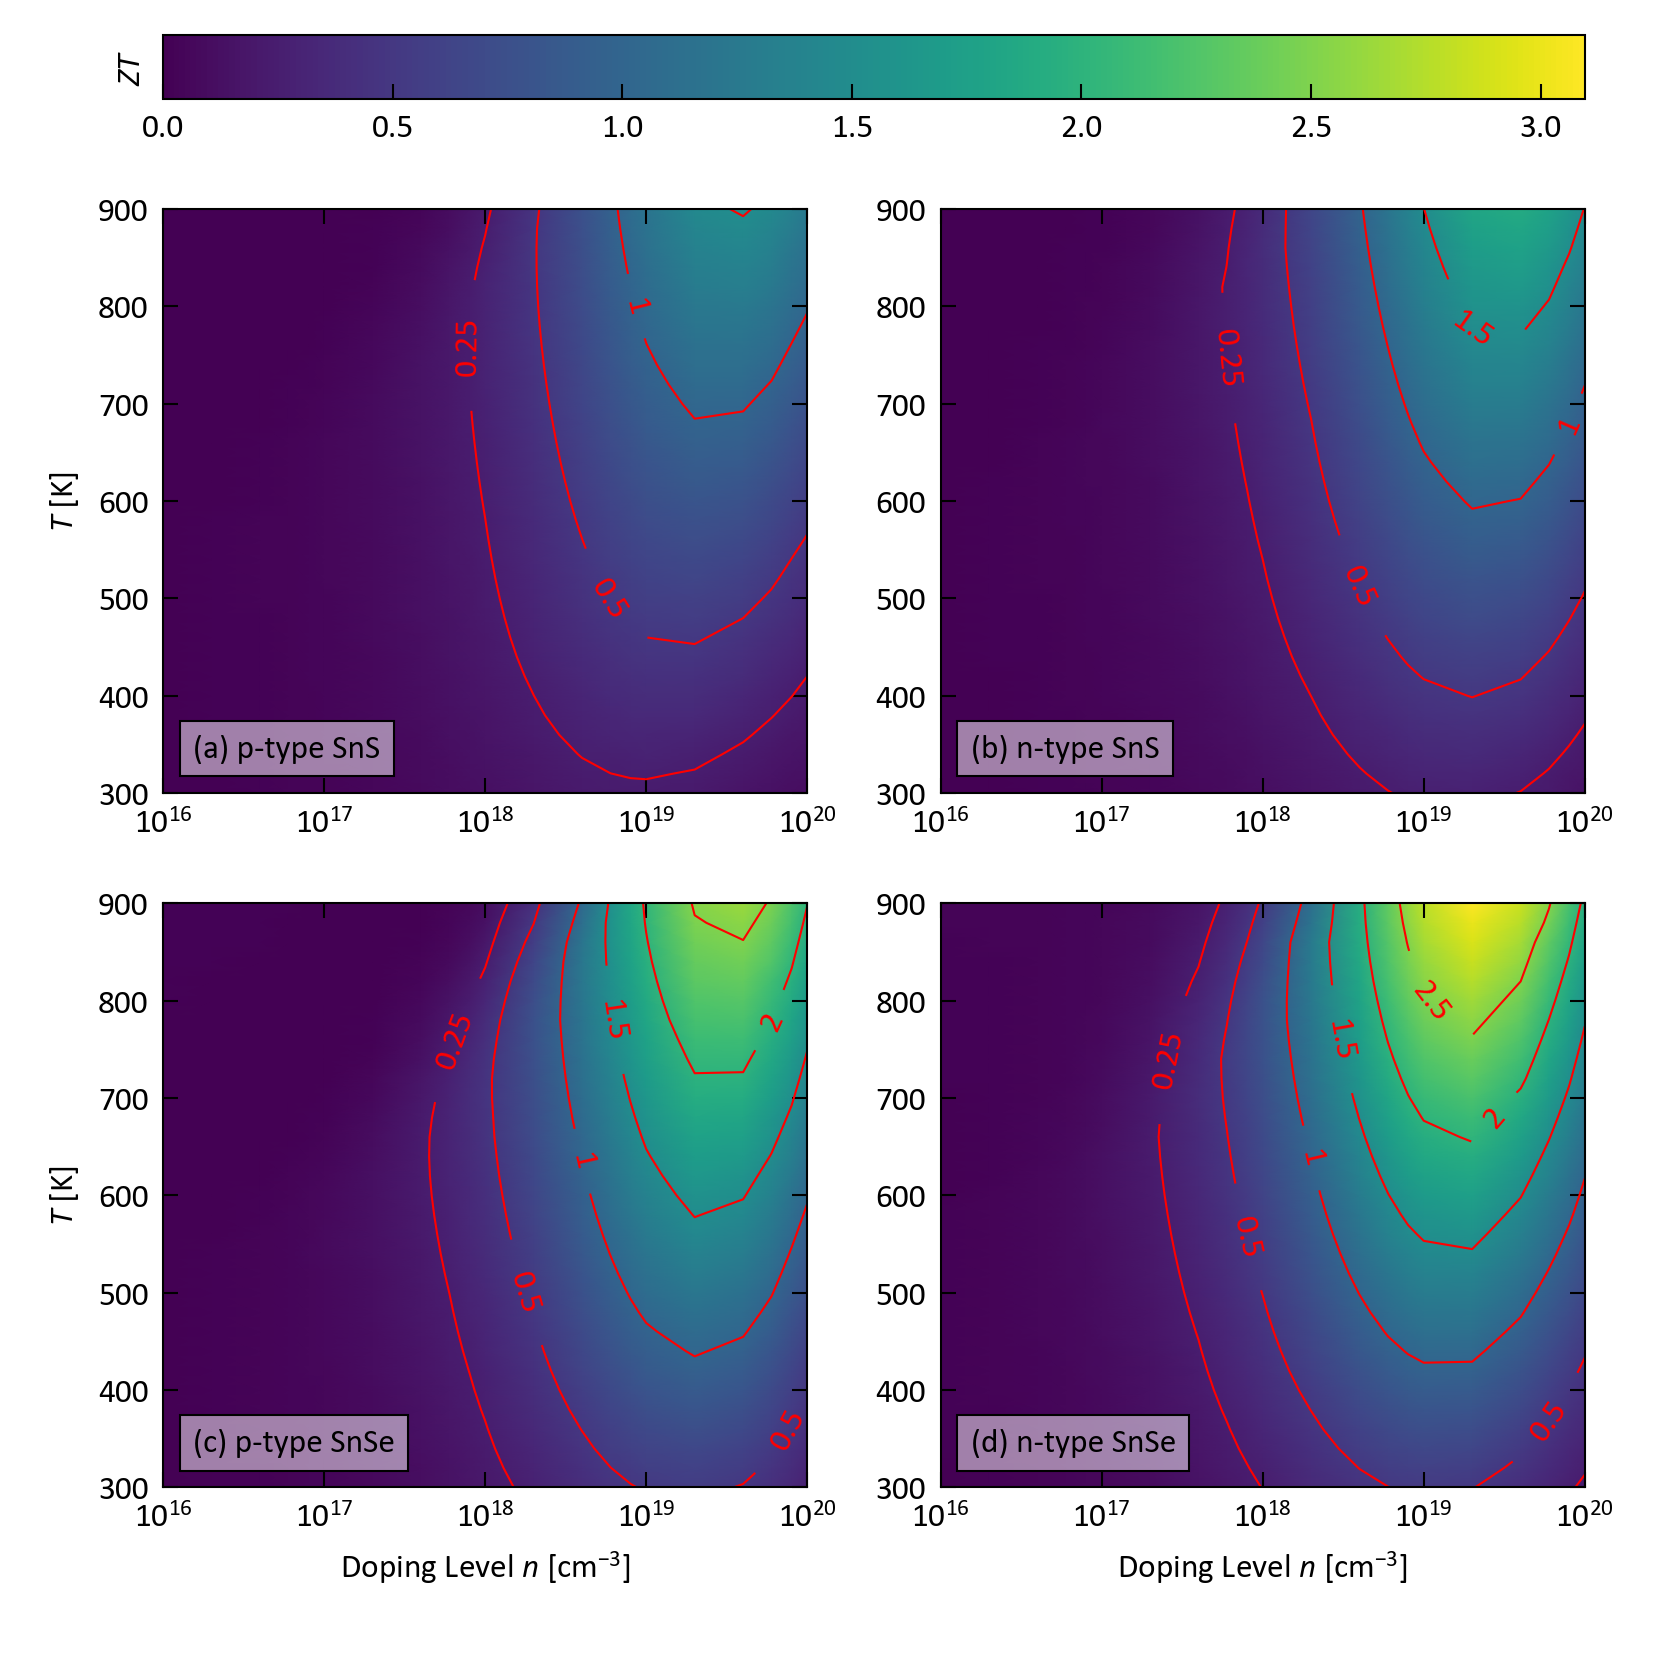

Write Python code to recreate this figure.
# zt_plot.py


"""
In this example, we prepare a plot to compare the ZT of p- and n-type Pnma SnS
and SnSe as a function of doping level and temperature.

The calculation combines data from multiple papers:

    Approximate models for the lattice thermal conductivity of alloy
        thermoelectrics
    J. M. Skelton
    J. Mater. Chem. C 9 (35), 11772 (2021), DOI: 10.1039/D1TC02026A

    Thermoelectric Properties of Pnma and Rocksalt SnS and SnSe
    J. M. Flitcroft, I. Pallikara and J. M. Skelton
    Solids 3 (1), 155-176 (2022), DOI: 10.3390/solids3010011
    
    Thermoelectric properties of Pnma and R3m GeS and GeSe
    M. Zhang, J. Flictroft, S. Guillemot and J. Skelton
    J. Mater. Chem. C 11, 14833 (2023, DOI: 10.1039/D3TC02938G
"""


import numpy as np
import matplotlib.pyplot as plt

from matplotlib.cm import ScalarMappable
from matplotlib.colors import Normalize
from matplotlib.gridspec import GridSpec
from matplotlib.offsetbox import AnchoredText
from matplotlib.ticker import FuncFormatter

import sys ; sys.path.append(r"/mnt/d/Repositories/ZT-Calc-Workflow")

from zt_calc_workflow.csv import (
    read_phono3py_kappa_csv, read_amset_csv, zt_dataset_from_data)
from zt_calc_workflow.plotting import setup_matplotlib
from zt_calc_workflow.utility import amset_or_zt_to_2d


if __name__ == "__main__":
    # Read input data.

    input_files = {'SnS': (r"SnS-Pnma-AMSET-p.csv", r"SnS-Pnma-AMSET-n.csv",
                          r"SnS-kappa-m16816.Prim.csv"),
                   'SnSe': (r"SnSe-Pnma-AMSET-p.csv", r"SnSe-Pnma-AMSET-n.csv",
                            r"SnSe-kappa-m16816.Prim.csv")}
    
    zt_data = {}
    
    for k, (amset_p, amset_n, kappa) in input_files.items():
        kappa_data = read_phono3py_kappa_csv(kappa)
        
        # The Phono3py calculations were performed on structures with the axes
        # oriented differently to those in the AMSET calculations. We deal with
        # this by dropping the off-diagonal elements and relabelling the
        # diagonal elements in kappa_data.
        
        kappa_data.drop(columns=['kappa_yz', 'kappa_xz', 'kappa_xy'],
                        inplace=True)
        
        kappa_data.columns = ['t', 'kappa_yy', 'kappa_zz', 'kappa_xx',
                              'kappa_ave']
        
        amset_data_p = read_amset_csv(amset_p)
        amset_data_n = read_amset_csv(amset_n)
        
        # Combine AMSET and Phono3py data into ZT datasets, then convert to
        # 2D data.
        
        zt_data[k] = (amset_or_zt_to_2d(
                          zt_dataset_from_data(amset_data_p, kappa_data)),
                      amset_or_zt_to_2d(
                          zt_dataset_from_data(amset_data_n, kappa_data)))

    # Setup Matplotlib.

    setup_matplotlib()
    
    # Plot parameters.

    t_min, t_max = 300., 900.

    zt_contour_levels = [0.25, 0.5, 1.0, 1.5, 2.0, 2.5]
    
    subplot_labels = ["p-type SnS", "n-type SnS", "p-type SnSe", "n-type SnSe"]

    # Custom formatters for labels.

    def contour_fmt(v):
        if v % 1.0 == 0:
            return "{0:.0f}".format(v)

        if v % 0.5 == 0:
            return "{0:.1f}".format(v)

        return "{0:.2f}".format(v)

    def log_fmt(v, pos):
        return "$10^{{{0:.0f}}}$".format(v)
    
    log_formatter = FuncFormatter(log_fmt)
    
    # To use a common colour bar, we need to determine the "global" ZT_max
    # across all datasets in the range (t_min, t_max). Once we've done this,
    # we can create a matplotlib.colors.Normalize to colour the 2D plots.
    
    global_zt_max = 0.
    
    for data_p, data_n in zt_data.values():
        for n, t, data in data_p, data_n:
            t_mask = np.logical_and(t >= t_min, t <= t_max)
            global_zt_max = max(global_zt_max, data['zt_ave'][:, t_mask].max())
    
    norm = Normalize(vmin=0.0, vmax=global_zt_max)

    # Plot.

    plt.figure(figsize=(14.0 / 2.54, 14.0 / 2.54))
    
    # Use a GridSpec to divide the plot into a four subplot axes and a colour
    # bar axis.

    grid_spec = GridSpec(9, 2)

    subplot_axes = []

    for r in range(2):
        for c in range(2):
            subplot_axes.append(
                plt.subplot(grid_spec[4 * r + 1:4 * (r + 1) + 1, c]))

    cbar_axes = plt.subplot(grid_spec[0, :])
    
    # Loop over SnS/SnSe and p- and n-type doping and draw a 2D colour plot
    # with contour lines.
    
    for i, k in enumerate(['SnS', 'SnSe']):
        data_p, data_n = zt_data[k]
        
        for j, (n, t, data) in enumerate([data_p, data_n]):
            axes = subplot_axes[2 * i + j]

            t_mask = np.logical_and(t >= t_min, t <= t_max)

            x = np.log10(n)
            y = t[t_mask]
            z = data['zt_ave'].T[t_mask, :]

            axes.pcolormesh(x, y, z, norm=norm, shading='gouraud')

            cs = axes.contour(x, y, z, levels=zt_contour_levels, colors='r')
            axes.clabel(cs, cs.levels, inline=True, fmt=contour_fmt)

    # Add colour bar.

    plt.colorbar(ScalarMappable(norm=norm), orientation='horizontal',
                 cax=cbar_axes)
    
    cbar_axes.set_ylabel(r"$ZT$")

    # Adjust axis ranges and labels.

    for axes in subplot_axes:
        axes.set_ylim(300.0, 900.0)

    for axes in subplot_axes:
        axes.xaxis.set_major_formatter(log_formatter)

    for axes in subplot_axes[-2:]:
        axes.set_xlabel(r"Doping Level $n$ [cm$^{-3}$]")

    for axes in subplot_axes[::2]:
        axes.set_ylabel(r"$T$ [K]")

    # Add subplot labels.

    for i, (axes, label) in enumerate(zip(subplot_axes, subplot_labels)):
        subplot_label = AnchoredText(
            r"({0}) {1}".format(chr(97 + i), label), loc='lower left',
            frameon=True)

        subplot_label.patch.set_edgecolor('k')
        subplot_label.patch.set_facecolor((1.0, 1.0, 1.0, 0.5))

        axes.add_artist(subplot_label)

    # Finalise and save.

    plt.tight_layout()

    plt.savefig(r"zt_plot.png", dpi=300)
    plt.close()
